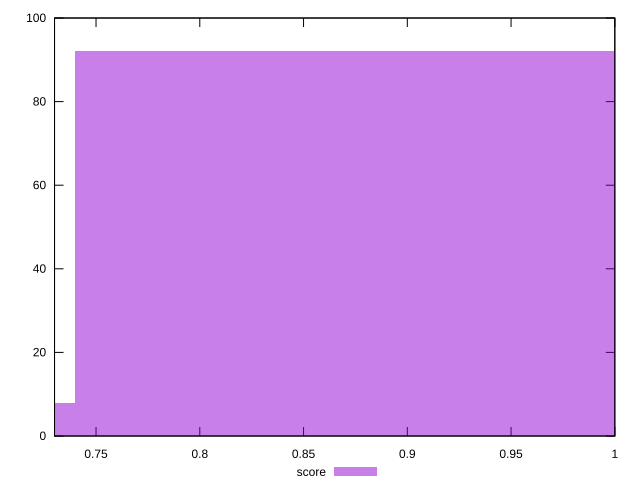

Generate this figure with gnuplot:
reset

$score <<EOF
0.8880800250141094 92
0.5920533500094063 8
EOF

set key outside below
set boxwidth 0.29602667500470314
set xrange [0.73:1]
set yrange [0:100]
set trange [0:100]
set style fill transparent solid 0.5 noborder
set terminal svg size 640, 490 enhanced background rgb 'white'
set output "report_00009_2021-02-08T22-37-41.559Z/uses-rel-preconnect/samples/pages/score/histogram.svg"

plot $score title "score" with boxes

reset
